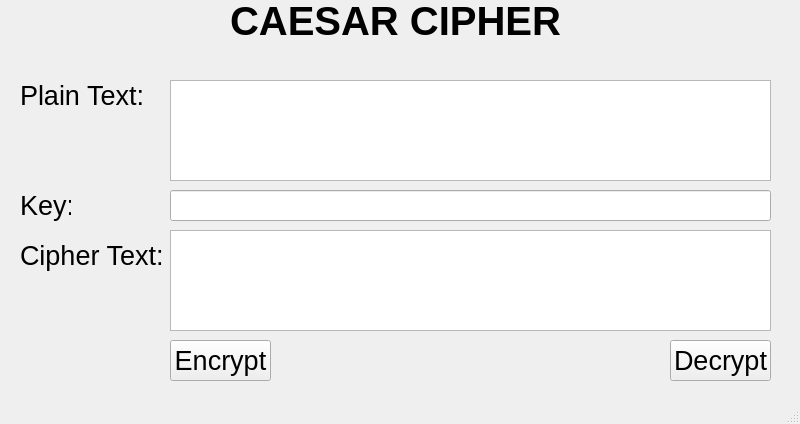
<?xml version="1.0" encoding="UTF-8"?>
<ui version="4.0">
 <class>MainWindow</class>
 <widget class="QMainWindow" name="MainWindow">
  <property name="geometry">
   <rect>
    <x>0</x>
    <y>0</y>
    <width>800</width>
    <height>424</height>
   </rect>
  </property>
  <property name="windowTitle">
   <string>MainWindow</string>
  </property>
  <widget class="QWidget" name="centralwidget">
   <widget class="QLabel" name="label">
    <property name="geometry">
     <rect>
      <x>230</x>
      <y>0</y>
      <width>331</width>
      <height>41</height>
     </rect>
    </property>
    <property name="font">
     <font>
      <pointsize>30</pointsize>
      <weight>75</weight>
      <bold>true</bold>
     </font>
    </property>
    <property name="text">
     <string>CAESAR CIPHER</string>
    </property>
   </widget>
   <widget class="QLabel" name="label_2">
    <property name="geometry">
     <rect>
      <x>20</x>
      <y>80</y>
      <width>131</width>
      <height>31</height>
     </rect>
    </property>
    <property name="font">
     <font>
      <pointsize>20</pointsize>
     </font>
    </property>
    <property name="text">
     <string>Plain Text:</string>
    </property>
   </widget>
   <widget class="QTextEdit" name="txt_plain_text">
    <property name="geometry">
     <rect>
      <x>170</x>
      <y>80</y>
      <width>601</width>
      <height>101</height>
     </rect>
    </property>
    <property name="font">
     <font>
      <pointsize>20</pointsize>
     </font>
    </property>
   </widget>
   <widget class="QTextEdit" name="txt_cipher_text">
    <property name="geometry">
     <rect>
      <x>170</x>
      <y>230</y>
      <width>601</width>
      <height>101</height>
     </rect>
    </property>
    <property name="font">
     <font>
      <pointsize>20</pointsize>
     </font>
    </property>
   </widget>
   <widget class="QLineEdit" name="txt_key">
    <property name="geometry">
     <rect>
      <x>170</x>
      <y>190</y>
      <width>601</width>
      <height>31</height>
     </rect>
    </property>
    <property name="font">
     <font>
      <pointsize>20</pointsize>
     </font>
    </property>
    <property name="text">
     <string/>
    </property>
   </widget>
   <widget class="QPushButton" name="btn_encrypt">
    <property name="geometry">
     <rect>
      <x>170</x>
      <y>340</y>
      <width>101</width>
      <height>41</height>
     </rect>
    </property>
    <property name="font">
     <font>
      <pointsize>20</pointsize>
     </font>
    </property>
    <property name="text">
     <string>Encrypt</string>
    </property>
   </widget>
   <widget class="QPushButton" name="btn_decrypt">
    <property name="geometry">
     <rect>
      <x>670</x>
      <y>340</y>
      <width>101</width>
      <height>41</height>
     </rect>
    </property>
    <property name="font">
     <font>
      <pointsize>20</pointsize>
     </font>
    </property>
    <property name="text">
     <string>Decrypt</string>
    </property>
   </widget>
   <widget class="QLabel" name="label_3">
    <property name="geometry">
     <rect>
      <x>20</x>
      <y>190</y>
      <width>51</width>
      <height>31</height>
     </rect>
    </property>
    <property name="font">
     <font>
      <pointsize>20</pointsize>
     </font>
    </property>
    <property name="text">
     <string>Key:</string>
    </property>
   </widget>
   <widget class="QLabel" name="label_4">
    <property name="geometry">
     <rect>
      <x>20</x>
      <y>240</y>
      <width>151</width>
      <height>31</height>
     </rect>
    </property>
    <property name="font">
     <font>
      <pointsize>20</pointsize>
     </font>
    </property>
    <property name="text">
     <string>Cipher Text:</string>
    </property>
   </widget>
  </widget>
  <widget class="QMenuBar" name="menubar">
   <property name="geometry">
    <rect>
     <x>0</x>
     <y>0</y>
     <width>800</width>
     <height>21</height>
    </rect>
   </property>
  </widget>
  <widget class="QStatusBar" name="statusbar"/>
 </widget>
 <resources/>
 <connections/>
</ui>
